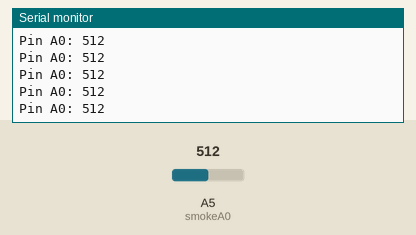
A sketch run on a simulated Arduino Uno, built with avr-gcc and run on an emulated ATmega328P. Shown: the last lines printed to the serial monitor. The inputs (shaded band) are chosen by the test bench; at power-on: A5 (smokeA0) = 512.

Above: at 1.2 s.
1.3 s: A5 (smokeA0) set to 11
At 2.0 s:
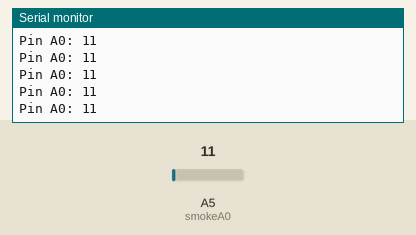
4.3 s: A5 (smokeA0) set to 8
At 5.4 s:
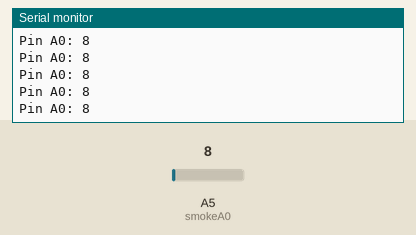
Timing chart, 0 to 7.3 s (numbered marks = the images above; inputs shaded):
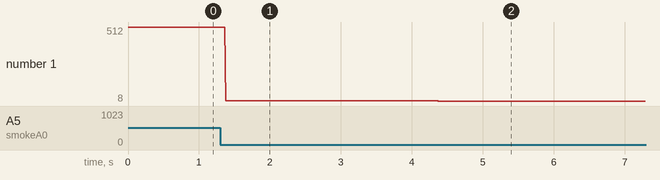

The sketch:

snokesensor.ino
```cpp
/*******

 All the resources for this project:
 https://www.hackster.io/Aritro

*******/

// https://create.arduino.cc/projecthub/Aritro/smoke-detection-using-mq-2-gas-sensor-79c54a

int smokeA0 = A5;
// Your threshold value
int sensorThres = 400;

void setup() {
  pinMode(smokeA0, INPUT);
  Serial.begin(9600);
}

void loop() {
  int analogSensor = analogRead(smokeA0);

  Serial.print("Pin A0: ");
  Serial.println(analogSensor);
  // Checks if it has reached the threshold value
  if (analogSensor > sensorThres)
  {

  }
  else
  {

  }

}
```

Measured:
- after the input at 1.3 s, the serial monitor: prints a new line after 0.08 s (image 1)
- after the input at 4.3 s, the serial monitor: prints a new line after 0.07 s (image 2)
- plotted number 1: 512 → 11 after the input at 1.3 s, 11 → 8 after the input at 4.3 s
